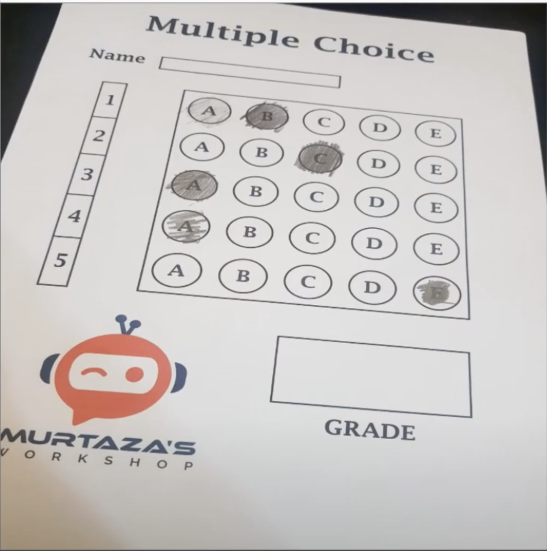
#> input picture 4.png, 1094 x 1102 px, found by its file name (shown at 1/2 size)
$ python OMR_main.py
#> lines starting #> are read from the running program, lines starting #| are printed output that depends on the picture; after the words box and inside, x2 and y2 are one past the last pixel; in counts of white or black regions, pixels touching at a corner belong together
### utils.py
import cv2
import numpy as np

# [52 lines left out: function stackImages, not called in this run]

def rectContour(contours):
    rectCon = []

    for i in contours:
        area = cv2.contourArea(i)
        # print("Area:",area)
        if area > 50:
            peri=cv2.arcLength(i,True)
            approx = cv2.approxPolyDP(i,0.02*peri,True)
            # print("Corner Pointer",approx)
            if len(approx)==4:
                rectCon.append(i)
    rectCon = sorted(rectCon,key=cv2.contourArea,reverse=True)
    return rectCon

def getCornerPoints(cont):
    peri=cv2.arcLength(cont,True)
    approx = cv2.approxPolyDP(cont,0.02*peri,True)
    return approx


def reorder(myPoints):
    myPoints = myPoints.reshape((4,2))
    myPointsNew = np.zeros((4,1,2),dtype=int)
    add = myPoints.sum(1)
    # print(add)
    # print(myPoints)
    myPointsNew[0] = myPoints[np.argmin(add)] #[0,0]
    myPointsNew[3] = myPoints[np.argmax(add)] #[w,h]
    diff = np.diff(myPoints,axis=1)
    myPointsNew[1] = myPoints[np.argmin(diff)] #[w,0]
    myPointsNew[2] = myPoints[np.argmax(diff)] #[0,h]
    # print(diff)

    return myPointsNew

def splitBoxes(img):
    rows = np.vsplit(img,5)
    boxes = []
    for r in rows:
        cols = np.hsplit(r,5)
        for box in cols:
            boxes.append(box)
    return boxes

def showAnswers(img,myIndex,grading,ans,questions,choices):
    secW = int(img.shape[1]/questions)
    secH = int(img.shape[0]/choices)

    for x in range(0,questions):
        myAns = myIndex[x]
        cX = (myAns*secW)+secW//2
        cY = (x*secH)+secH//2

        if grading[x]==1:
            myColor = (0,255,0)
        else:
            myColor = (0,0,255)
            correctAns = ans[x]
            cv2.circle(img,((correctAns*secW)+secW//2,(x*secH)+secH//2) ,30,(0,250,0),cv2.FILLED)

        cv2.circle(img,(cX,cY),50,myColor,cv2.FILLED)

    return img

### OMR_main.py
import cv2
import numpy as np
import utils  # Ensure this module contains necessary functions like rectContour, getCornerPoints, etc.

wImg, hImg = 500, 500
questions = 5
choices = 5
ansArray = [1, 2, 0, 1, 3]

# Function to stack images in a grid
def stackImages(scale, imgArray):
    rows = len(imgArray)
    cols = len(imgArray[0])
    rowsAvailable = isinstance(imgArray[0], list)
    width = imgArray[0][0].shape[1]
    height = imgArray[0][0].shape[0]
    if rowsAvailable:
        for x in range(0, rows):
            for y in range(0, cols):
                if imgArray[x][y].shape[:2] == imgArray[0][0].shape[:2]:
                    imgArray[x][y] = cv2.resize(imgArray[x][y], (0, 0), None, scale, scale)
                else:
                    imgArray[x][y] = cv2.resize(imgArray[x][y], (imgArray[0][0].shape[1], imgArray[0][0].shape[0]), None, scale, scale)
                if len(imgArray[x][y].shape) == 2:
                    imgArray[x][y] = cv2.cvtColor(imgArray[x][y], cv2.COLOR_GRAY2BGR)
        imageBlank = np.zeros((height, width, 3), np.uint8)
        hor = [imageBlank] * rows
        for x in range(0, rows):
            hor[x] = np.hstack(imgArray[x])
        ver = np.vstack(hor)
    else:
        for x in range(0, rows):
            if imgArray[x].shape[:2] == imgArray[0][0].shape[:2]:
                imgArray[x] = cv2.resize(imgArray[x], (0, 0), None, scale, scale)
            else:
                imgArray[x] = cv2.resize(imgArray[x], (imgArray[0].shape[1], imgArray[0].shape[0]), None, scale, scale)
            if len(imgArray[x].shape) == 2:
                imgArray[x] = cv2.cvtColor(imgArray[x], cv2.COLOR_GRAY2BGR)
        hor = np.hstack(imgArray)
        ver = hor
    return ver

# Specify the path to the image file
img_path = "/Users/vrajborad/Desktop/VsCode/Projects/automated_OMR_Grading/4.png"

# Try to load the image
img = cv2.imread(img_path)
#> img is the input picture: shape (1102, 1094, 3); mean B, G, R 194.7, 196.4, 199.8
if img is None:
    print(f"Error: Unable to load image at '{img_path}'. Please check the file path.")
    exit()  # Handle file loading failure appropriately

# Preprocessing
img = cv2.resize(img, (wImg, hImg))
#> img: shape (500, 500, 3)
imgContours = img.copy()
imgFinal = img.copy()
imgBiggestContours = img.copy()
imgGray = cv2.cvtColor(img, cv2.COLOR_BGR2GRAY)
imgBlur = cv2.GaussianBlur(imgGray, (5, 5), 1)
imgCanny = cv2.Canny(imgBlur, 10, 50)
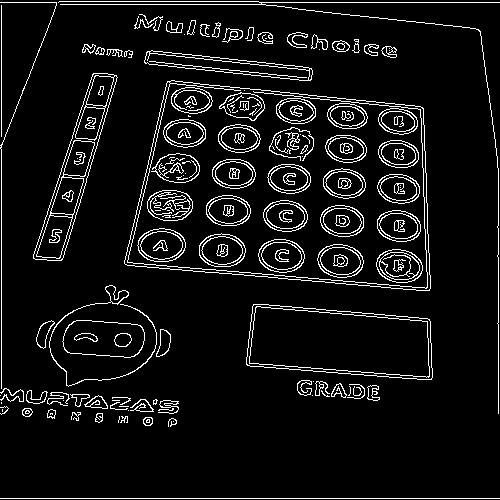
#> imgCanny: shape (500, 500); 7.3% white in thin lines or dots

try:
    # Finding all contours
    contours, hierarchy = cv2.findContours(imgCanny, cv2.RETR_EXTERNAL, cv2.CHAIN_APPROX_NONE)
#> contours = 72 contours, 38 with area under 20; largest, box (x1, y1, x2, y2) and area: (124, 80, 431, 291) 52282, (246, 304, 433, 380) 11242, (33, 73, 118, 261) 5202, (62, 320, 145, 358) 2531, (144, 50, 313, 81) 2234
    cv2.drawContours(imgContours, contours, -1, (0, 255, 0), 10)
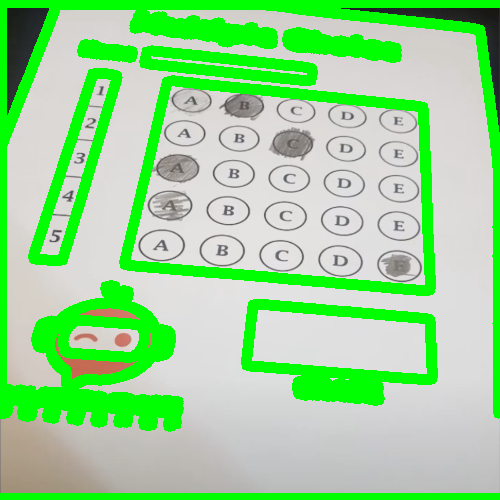
#> imgContours: shape (500, 500, 3); mean B, G, R 149.6, 215.6, 153

    # Find rectangles
    rectCon = utils.rectContour(contours)
#> the loop in rectContour, `for i in contours:` made 72 passes
#> (area, peri, approx) on passes 43, 45, 46, 47: (11241.5, 498, [[252, 306], [247, 365], [432, 377], [427, 318]]), (52282.5, 969.3, [[167, 81], [125, 264], [429, 290], [422, 107]]), (5202.5, 471.1, [[116, 75], [92, 74], [35, 259], [63, 257]]), (2233.5, 371.6, [[144, 60], [312, 74], [152, 50]])
#> (area, peri) on passes 4, 7, 10, 13, 18, 25: (65.5, 29.9), (52.5, 29.07), (54.5, 32.73), (66.5, 30.73), (80.5, 125.4), (176.5, 60.87)
#> after the loop in rectContour, `for i in contours:`: rectCon = 3 contours; box (x1, y1, x2, y2) and area: (124, 80, 431, 291) 52282, (246, 304, 433, 380) 11242, (33, 73, 118, 261) 5202
    biggestContour = utils.getCornerPoints(rectCon[0])
#> in getCornerPoints, `peri=cv2.arcLength(cont,True)`: peri = 969.3
#> in getCornerPoints, `approx = cv2.approxPolyDP(cont,0.02*peri,True)`: approx = [[167, 81], [125, 264], [429, 290], [422, 107]]
#> biggestContour = [[167, 81], [125, 264], [429, 290], [422, 107]]
    gradePoints = utils.getCornerPoints(rectCon[1])
#> gradePoints = [[252, 306], [247, 365], [432, 377], [427, 318]]

    if biggestContour.size != 0 and gradePoints.size != 0:
        # Draw biggest contours
        cv2.drawContours(imgBiggestContours, biggestContour, -1, (0, 255, 0), 20)
        cv2.drawContours(imgBiggestContours, gradePoints, -1, (255, 0, 0), 20)

        biggestContour = utils.reorder(biggestContour)
#> in reorder, `myPoints = myPoints.reshape((4,2))`: myPoints = [[167, 81], [125, 264], [429, 290], [422, 107]]
#> in reorder, `add = myPoints.sum(1)`: add = [248, 389, 719, 529]
#> in reorder, `diff = np.diff(myPoints,axis=1)`: diff = [-86, 139, -139, -315]
#> biggestContour = [[167, 81], [422, 107], [125, 264], [429, 290]]
        gradePoints = utils.reorder(gradePoints)
#> gradePoints = [[252, 306], [427, 318], [247, 365], [432, 377]]

        # Perspective transformation to warp image
        pt1 = np.float32(biggestContour)
#> pt1 = [[167, 81], [422, 107], [125, 264], [429, 290]]
        pt2 = np.float32([[0, 0], [wImg, 0], [0, hImg], [wImg, hImg]])
        matrix = cv2.getPerspectiveTransform(pt1, pt2)
#> matrix = [[1.97, 0.452, -365.9], [-0.342, 3.35, -214.4], [-0.000201, 0.00106, 1]]
        imgWarpColour = cv2.warpPerspective(img, matrix, (wImg, hImg))

        ptG1 = np.float32(gradePoints)
#> ptG1 = [[252, 306], [427, 318], [247, 365], [432, 377]]
        ptG2 = np.float32([[0, 0], [325, 0], [0, 150], [325, 150]])
        matrixG = cv2.getPerspectiveTransform(ptG1, ptG2)
#> matrixG = [[2.48, 0.21, -688.1], [-0.248, 3.62, -1046.3], [-0.000174, 0.00131, 1]]
        imgGradeDisplay = cv2.warpPerspective(img, matrixG, (325, 150))

        # Apply threshold
        imgWarpGray = cv2.cvtColor(imgWarpColour, cv2.COLOR_BGR2GRAY)
        imgThresh = cv2.threshold(imgWarpGray, 180, 255, cv2.THRESH_BINARY_INV)[1]
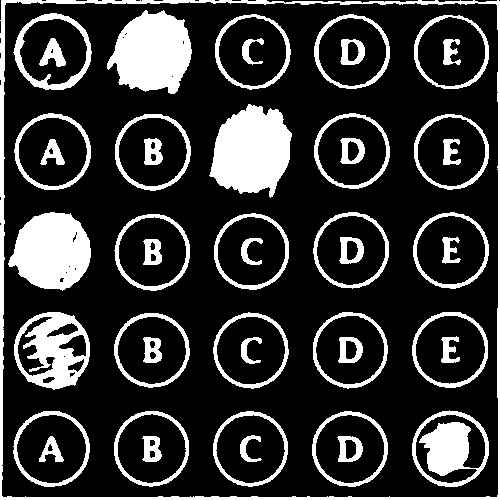
#> imgThresh: shape (500, 500); 21% white; 46 white regions, largest, box (x1, y1, x2, y2) and area: (0, 0, 500, 500) 6071, (209, 104, 292, 198) 5489, (107, 10, 192, 94) 5030

        # Split the image into boxes and get non-zero pixel counts for each
        boxes = utils.splitBoxes(imgThresh)
#> in splitBoxes, `rows = np.vsplit(img,5)`: rows = 5 items
#> the loop in splitBoxes, `for r in rows:` made 5 passes
#> after the loop in splitBoxes, `for r in rows:`: boxes = 25 items
#> boxes = 25 items
        myPixelValue = np.zeros((questions, choices))
        countC = 0
        countR = 0
        for image in boxes:
            totalPixels = cv2.countNonZero(image)
            myPixelValue[countR][countC] = totalPixels
            countC += 1
            if countC == choices:
                countR += 1
                countC = 0
#> this loop made 25 passes
#> totalPixels on passes 1 to 12: 2456, 5361, 1404, 1580, 1670, 1703, 1341, 5489, 1281, 1360, 5157, 1300
#> after the loop, countC = 0; countR = 5; myPixelValue = [[2456, 5361, 1404, 1580, 1670], [1703, 1341, 5489, 1281, 1360], [5157, 1300, 1174, 1276, 1371], [3508, 1257, 1127, 1253, 1498], [1806, 1568, 1442, 1595, 3402]]

        # Find the selected choices based on the max pixel values
        myIndex = []
        for x in range(0, questions):
            arr = myPixelValue[x]
            myIndexVal = np.where(arr == np.amax(arr))
            myIndex.append(myIndexVal[0][0])
#> this loop made 5 passes
#> (arr, myIndexVal) on passes 1 to 5: ([2456, 5361, 1404, 1580, 1670], ([1],)), ([1703, 1341, 5489, 1281, 1360], ([2],)), ([5157, 1300, 1174, 1276, 1371], ([0],)), ([3508, 1257, 1127, 1253, 1498], ([0],)), ([1806, 1568, 1442, 1595, 3402], ([4],))
#> after the loop, myIndex = [1, 2, 0, 0, 4]

        # Grading
        grading = [1 if ansArray[x] == myIndex[x] else 0 for x in range(0, questions)]
#> grading = [1, 1, 1, 0, 0]
        score = sum(grading) / len(grading) * 100
#> score = 60
        print("Score:", score)
#| Score: 60.0

        # Displaying answers
        imgResult = imgWarpColour.copy()
        imgResult = utils.showAnswers(imgResult, myIndex, grading, ansArray, questions, choices)
#> the loop in showAnswers, `for x in range(0,questions):` made 5 passes
#> (myAns, cX) on passes 1 to 5: (1, 150), (2, 250), (0, 50), (0, 50), (4, 450)
#> after the loop in showAnswers, `for x in range(0,questions):`:
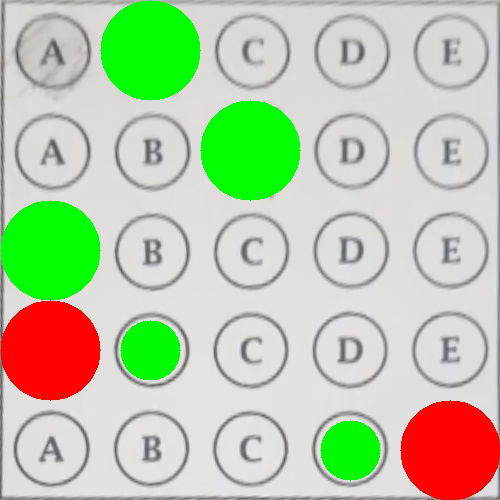
#> img: shape (500, 500, 3); mean B, G, R 170.2, 200.5, 188.1
        imgRawDrawing = np.zeros_like(imgWarpColour)
        imgRawDrawing = utils.showAnswers(imgRawDrawing, myIndex, grading, ansArray, questions, choices)
#> call 2 of showAnswers, with questions = 5, choices = 5
#> the loop in showAnswers (call 2), `for x in range(0,questions):` made 5 passes
#> after the loop in showAnswers (call 2), `for x in range(0,questions):`:
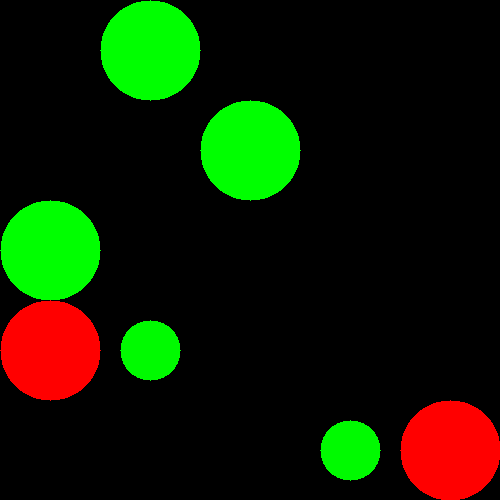
#> img: shape (500, 500, 3); mean B, G, R 0, 29.6, 16

        # Inverse perspective transformation
        invMatrix = cv2.getPerspectiveTransform(pt2, pt1)
#> invMatrix = [[0.529, -0.124, 167], [0.0569, 0.281, 81], [4.6e-05, -0.000323, 1]]
        imgInvWarp = cv2.warpPerspective(imgRawDrawing, invMatrix, (wImg, hImg))

        # Adding score to the grade image
        imgRawGrade = np.zeros_like(imgGradeDisplay)
        cv2.putText(imgRawGrade, str(int(score)) + "%", (60, 100), cv2.FONT_HERSHEY_COMPLEX, 3, (25, 240, 10), 3)
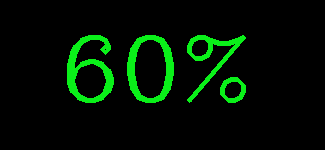
#> imgRawGrade: shape (150, 325, 3); mean of channels 0, 1, 2 1.8, 17.6, 0.7; drawn as B, G, R

        invMatrixG = cv2.getPerspectiveTransform(ptG2, ptG1)
#> invMatrixG = [[0.553, -0.123, 252], [0.0477, 0.261, 306], [3.4e-05, -0.000362, 1]]
        imgInvGradeDisplay = cv2.warpPerspective(imgRawGrade, invMatrixG, (wImg, hImg))

        imgFinal = cv2.addWeighted(imgFinal, 1, imgInvWarp, 1, 0)
        imgFinal = cv2.addWeighted(imgFinal, 1, imgInvGradeDisplay, 1, 0)

        # Stack and display all images
        stackedImages = stackImages(0.6, [
            [img, imgContours, imgBiggestContours],
            [imgWarpColour, imgThresh, imgFinal]
        ])
#> after the loop in stackImages, `for x in range(0, rows):`: imgArray = 2 items
#> in stackImages, `ver = np.vstack(hor)`:
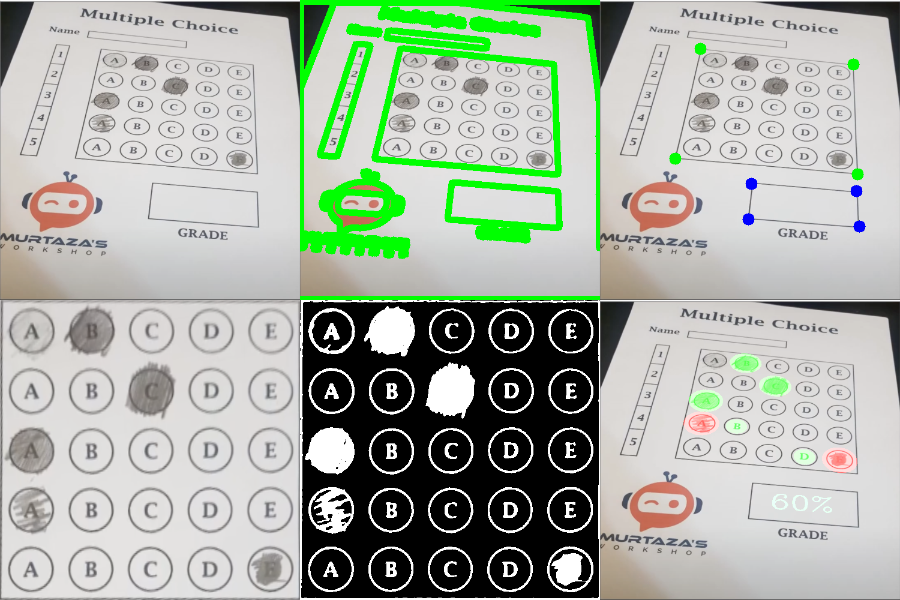
#> ver: shape (600, 900, 3); mean of channels 0, 1, 2 164.7, 177, 168.2; drawn as B, G, R
        cv2.imshow("All Images", stackedImages)

    else:
        print("Error: Could not find contours for processing.")

except Exception as e:
    print(f"Error: {e}")

# Save the result if 's' is pressed
if cv2.waitKey(0) & 0xFF == ord('s'):
#> (key Esc is pressed here)
    cv2.imwrite("FinalResult.jpg", imgFinal)

# Cleanup
cv2.destroyAllWindows()

$ run again, with 2.png copied over 4.png
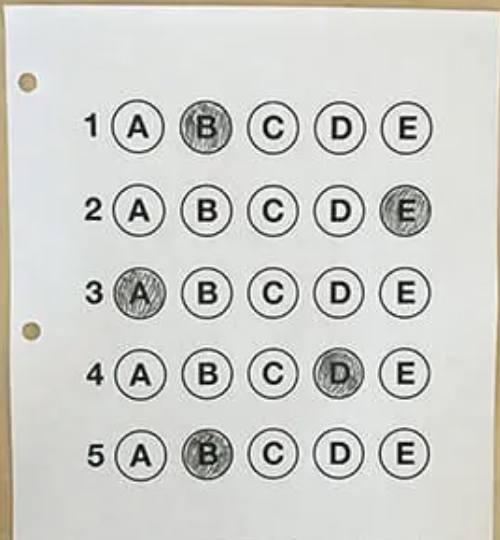
#> input picture 2.png, 500 x 540 px, found by its file name
#> img is the input picture: shape (540, 500, 3); mean B, G, R 204, 208.3, 207.5
#> img: shape (500, 500, 3)
#> `imgCanny = cv2.Canny(imgBlur, 10, 50)`:
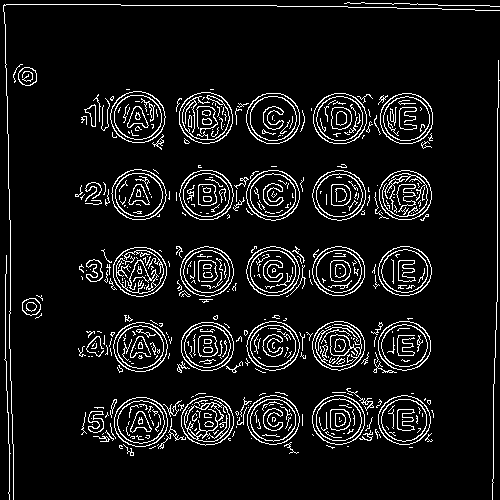
#> imgCanny: shape (500, 500); 8.2% white in thin lines or dots
#> contours = 211 contours, 173 with area under 20; largest, box (x1, y1, x2, y2) and area: (110, 91, 166, 143) 2194, (179, 92, 233, 144) 2149, (246, 93, 300, 144) 2136, (111, 169, 167, 220) 2136, (313, 93, 367, 144) 2118
#> `cv2.drawContours(imgContours, contours, -1, (0, 255, 0), 10)`:
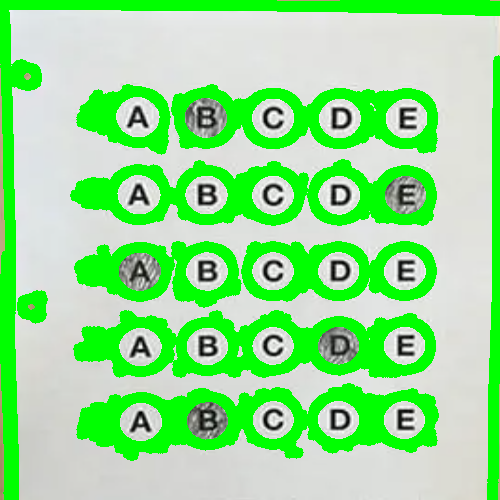
#> imgContours: shape (500, 500, 3); mean B, G, R 144.7, 226.8, 145.8
#> the loop in rectContour, `for i in contours:` made 211 passes
#> (area, peri) on passes 33, 48, 49, 51, 52, 53, 97, 98: (193, 104.8), (2068, 170), (2001.5, 168.6), (2006, 168), (2017, 168), (2003, 168), (2013, 167.2), (2068, 170.9)
#> after the loop in rectContour, `for i in contours:`: rectCon = []

$ run again, with 3.png copied over 4.png
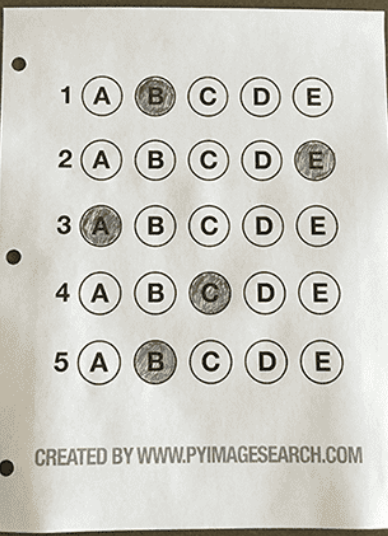
#> input picture 3.png, 388 x 536 px, found by its file name
#> img is the input picture: shape (536, 388, 3); mean B, G, R 195.6, 202.8, 204
#> img: shape (500, 500, 3)
#> `imgCanny = cv2.Canny(imgBlur, 10, 50)`:
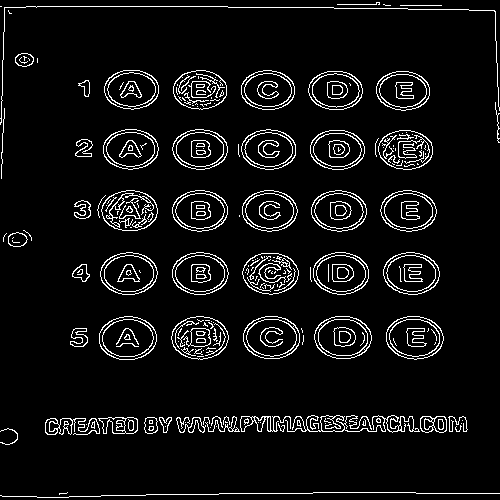
#> imgCanny: shape (500, 500); 6.6% white in thin lines or dots
#> contours = 81 contours, 40 with area under 20; largest, box (x1, y1, x2, y2) and area: (99, 316, 157, 360) 1954, (386, 316, 444, 360) 1918, (314, 316, 372, 359) 1905, (243, 316, 300, 359) 1896, (171, 316, 229, 360) 1890
#> `cv2.drawContours(imgContours, contours, -1, (0, 255, 0), 10)`:
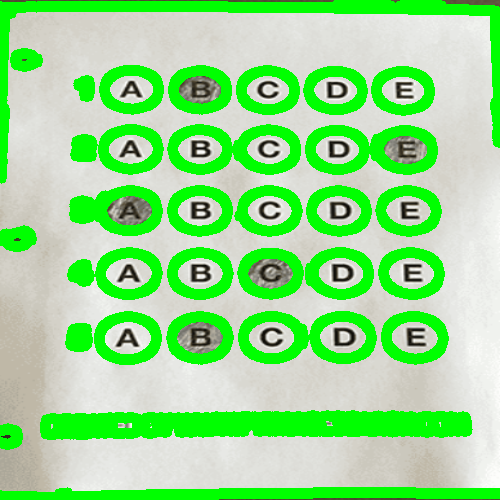
#> imgContours: shape (500, 500, 3); mean B, G, R 144.4, 223.5, 150
#> the loop in rectContour, `for i in contours:` made 81 passes
#> (area, peri, approx) on pass 31: (516, 1017.6, [[285, 420], [419, 431]])
#> after the loop in rectContour, `for i in contours:`: rectCon = []

$ run again, with 1.webp saved as 4.png
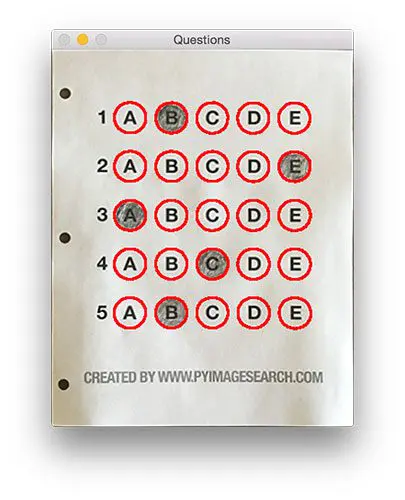
#> input picture 1.webp, 405 x 500 px, found by its file name
#> img is the input picture: shape (500, 405, 3); mean B, G, R 209.9, 213.7, 222.6
#> img: shape (500, 500, 3)
#> imgCanny: shape (500, 500); 5.8% white in thin lines or dots, all inside (x1, y1, x2, y2) = (61, 28, 439, 429)
#> contours = 16 contours, 11 with area under 20; largest, box (x1, y1, x2, y2) and area: (61, 28, 438, 428) 139468, (214, 34, 284, 45) 334, (68, 33, 98, 48) 156, (95, 33, 110, 46) 132, (217, 37, 223, 43) 21
#> `cv2.drawContours(imgContours, contours, -1, (0, 255, 0), 10)`:
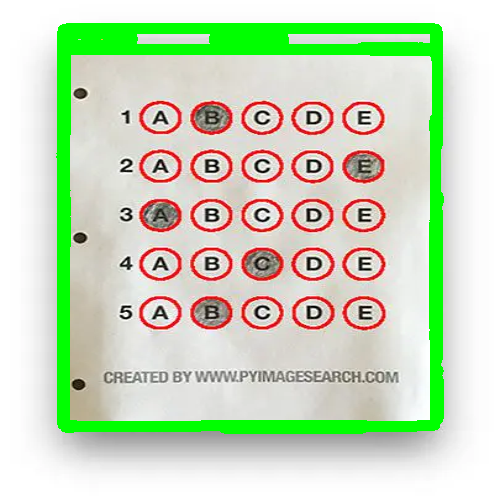
#> imgContours: shape (500, 500, 3); mean B, G, R 189.9, 218.4, 202.1
#> the loop in rectContour, `for i in contours:` made 16 passes
#> (area, peri) on passes 12, 14, 15, 16: (333.5, 253.6), (132, 43.8), (156.5, 105), (139468.5, 2682.1)
#> after the loop in rectContour, `for i in contours:`: rectCon = []
